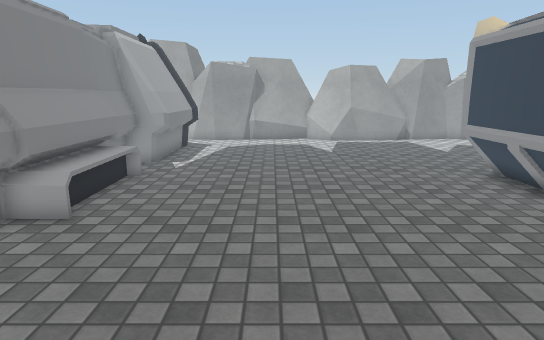
view 1 (above)

18 first-person views from a walk through a Unity game level. The camera is 1.5 m above the floor, tilts 12° down and sees 75° across. The floor is counted in squares, 0.5 m on a side. Each view is taken from the middle of a square. On the plan, view 1 faces up. The plan holds only what a view shows up to about 20 squares ahead; the rest is blank. The place goes on beyond the plan. The player character is not drawn. Some surface patterns are stand-ins.

view 2
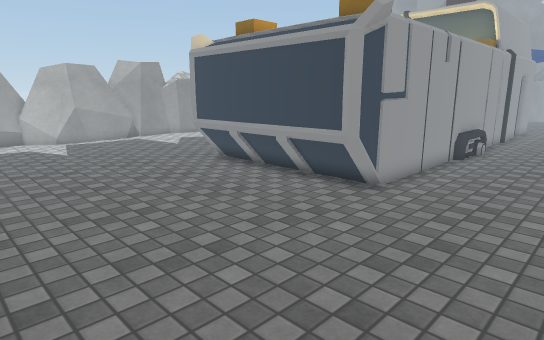

view 3
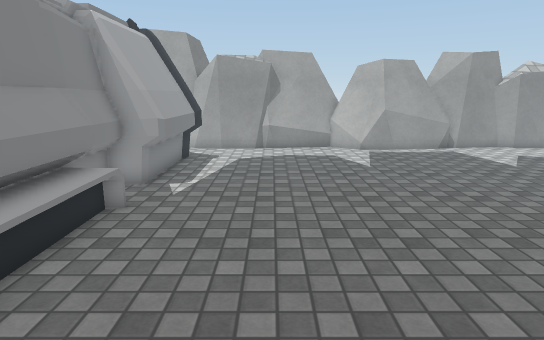

view 4
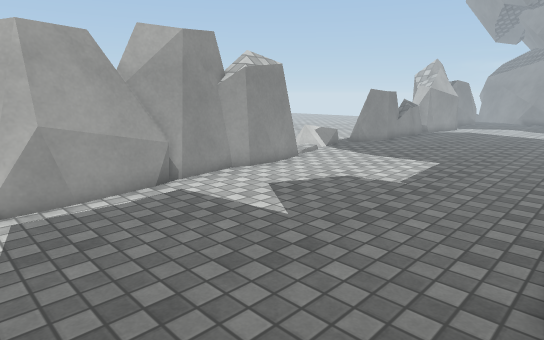

view 5
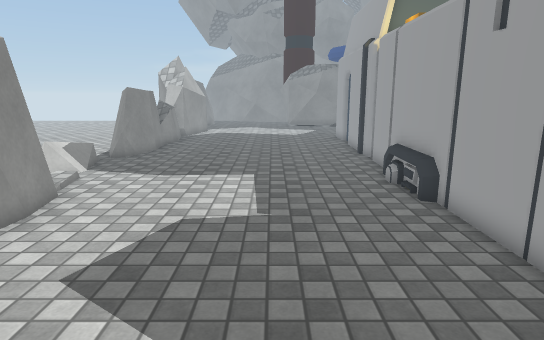

view 6
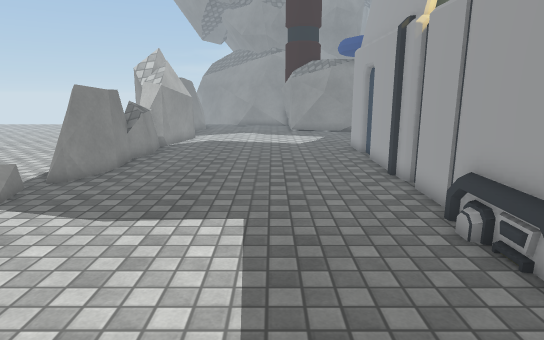

view 7
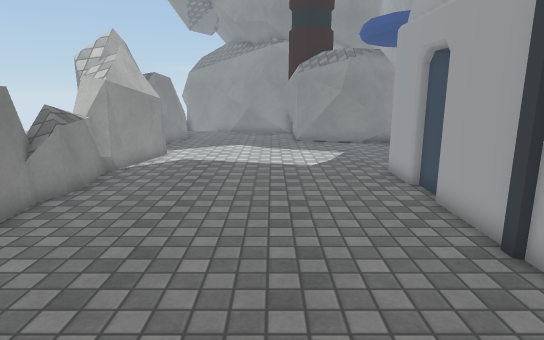

view 8
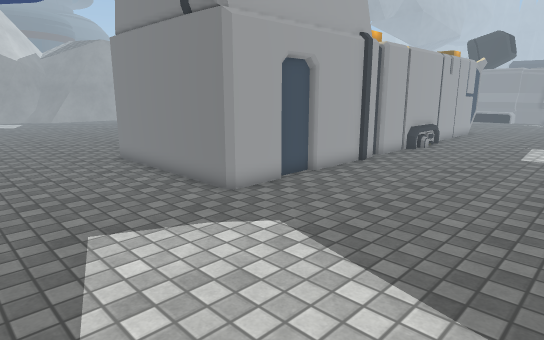

view 9
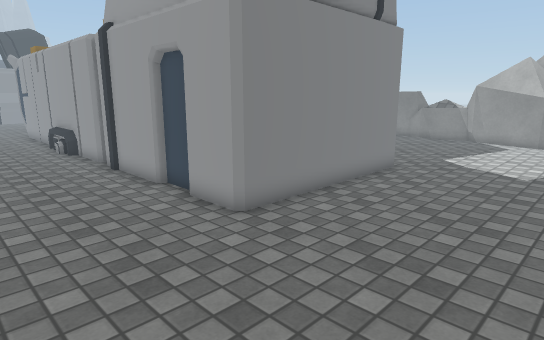

view 10
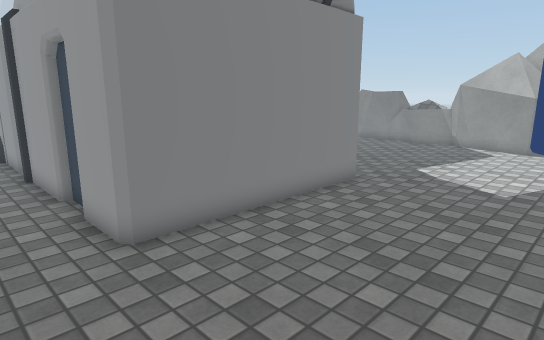

view 11
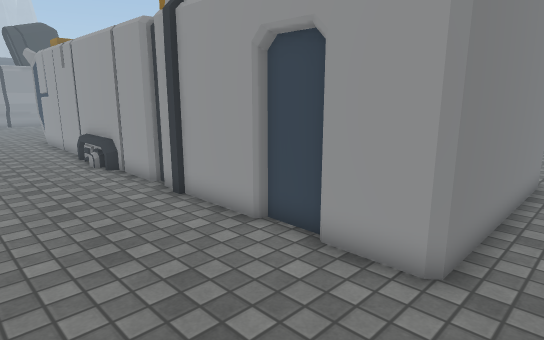

view 12
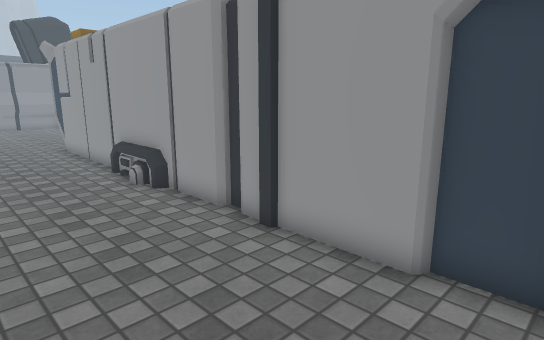

view 13
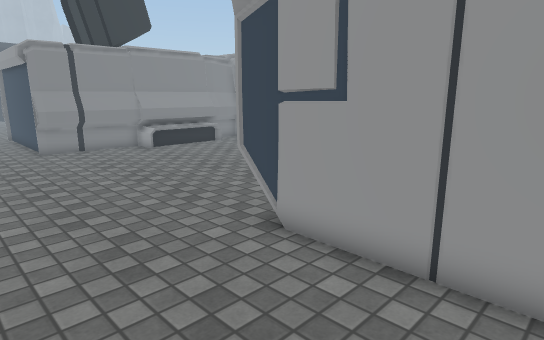

view 14
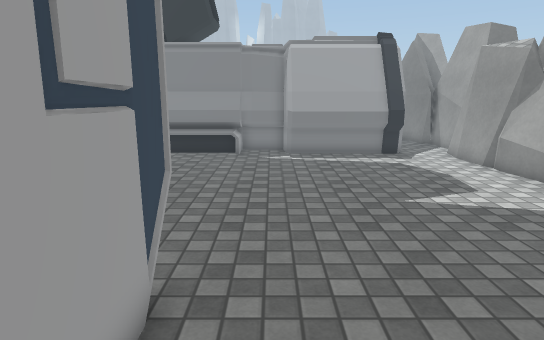

view 15
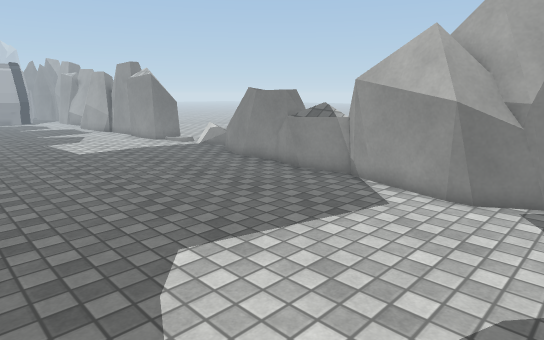

view 16
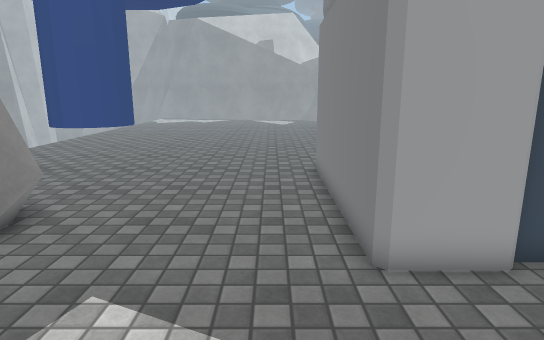

view 17
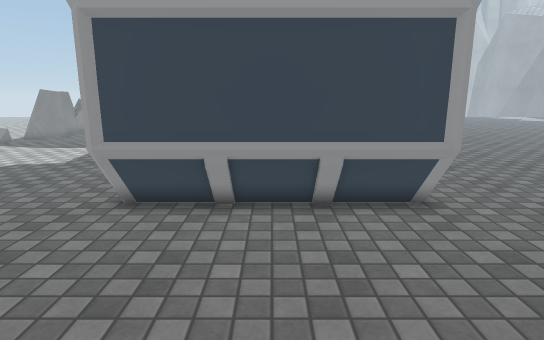

view 18
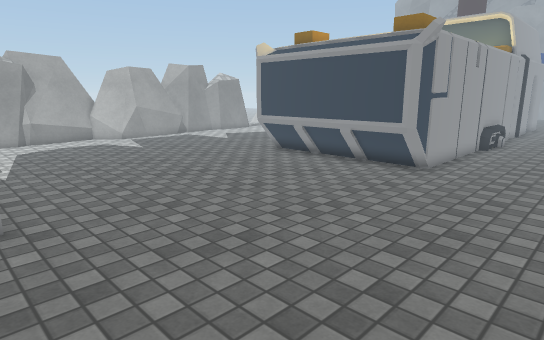

### Floor plan
Key: @ floor where view 1 was taken; # wall or solid block; . floor; = window, fence, low wall or low ledge; ^ raised ledge; O other object.
Columns run from 6 left of view 1 to 39 right of it. Each row starts with its distance up from view 1.
 24 .#####==.=#######=.###=............==.#######
 23 .............................................
 22 ..............................................
 21  #...........................................
 20  #...........................................
 19  #............................................
 18  #............................................
 17  #............................................
 16 ##............................................
 15 #............................................
 14 #.....................====....................
 13 #^...........##########################.......
 12 #^...........##                       #.......
 11 #^...........##                       #.......
 10 #^...........##                       #.....#O
  9 # ...........##                       #.....#
  8 #............##                       #.....#
  7 #............##                       #.......
  6 #............##                       #.......
  5 #............##########################.......
  4 #.....................====....................
  3 #.............................................
  2 ..............................................
  1  .............................................
  0     ..@.......................................
 -1 .   ...  ..   .. ........     ..  ... ........

Where each view was taken, in squares from view 1:
view 1: 0 up, 0 right, facing up
view 2: 1 down, 2 left, facing up-right
view 3: 4 up, 1 left, facing up
view 4: 13 up, 3 right, facing up-right
view 5: 18 up, 6 right, facing right
view 6: 18 up, 11 right, facing right
view 7: 18 up, 18 right, facing right
view 8: 22 up, 39 right, facing down-left
view 9: 1 down, 39 right, facing up-left
view 10: 2 up, 39 right, facing up-left
view 11: 1 down, 34 right, facing up-left
view 12: 1 down, 30 right, facing up-left
view 13: 1 down, 14 right, facing up-left
view 14: 15 up, 13 right, facing left
view 15: 13 up, 39 right, facing up-left
view 16: 19 up, 34 right, facing down
view 17: 9 up, 1 left, facing right
view 18: 1 down, 6 left, facing up-right
